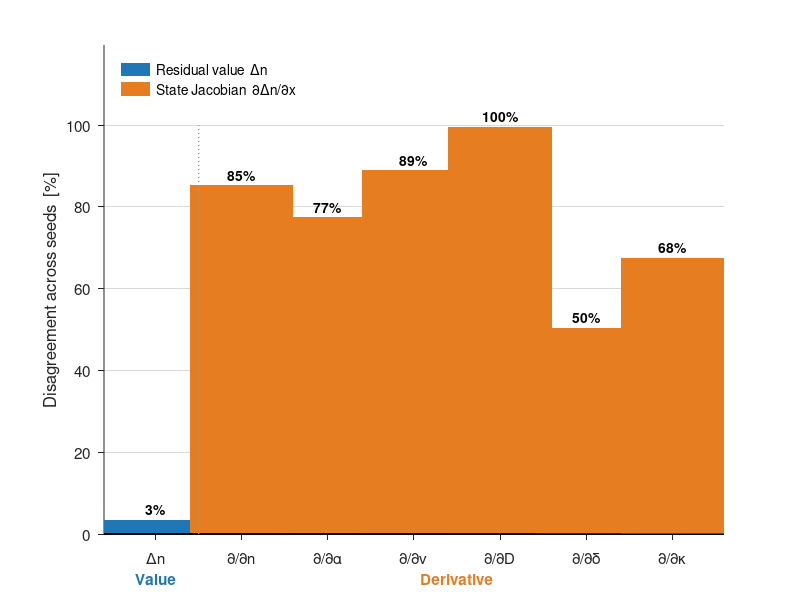

Recreate this plot in MATLAB.
% 시드 간 재현성 - 값은 식별되고 미분은 식별되지 않는다
%
% 메시지: 같은 데이터/구조로 초기값만 바꿔 학습한 모델들이
%         값은 거의 같고(3%), 미분은 제각각(67%)이다.
%         → 미분은 트럭의 물리가 아니라 학습의 우연이다. 그래서 주입하면 발산한다.
%
% 색: 파랑(값) / 주황(미분). 적록색약 안전. 초록/빨강 쓰지 말 것.

load('fig_seed_jacobian.mat')

VAL  = [0.12 0.47 0.71];      % 파랑 - 값
JAC  = [0.90 0.49 0.13];      % 주황 - 미분
y    = [dn_value, dn_jac(:)'];
lbl  = {'\Deltan', ...
        '\partial/\partialn', '\partial/\partial\alpha', '\partial/\partialv', ...
        '\partial/\partialD', '\partial/\partial\delta', '\partial/\partial\kappa'};

figure('Color','w','Position',[100 100 660 420]); hold on; box off
set(gca,'FontSize',11,'TickDir','out','YGrid','on', ...
        'GridColor',[.85 .85 .85],'GridAlpha',1,'Layer','bottom')

for i = 1:numel(y)
    c = VAL; if i > 1, c = JAC; end
    bar(i, y(i), 0.6, 'FaceColor', c, 'EdgeColor','none');
    text(i, y(i)+2.5, sprintf('%.0f%%', y(i)), 'HorizontalAlignment','center', ...
         'FontSize',10, 'FontWeight','bold');
end

% 값 / 미분 구분선
plot([1.5 1.5], [0 100], ':', 'Color',[.6 .6 .6], 'LineWidth',1);
text(1,   -11, 'Value',      'HorizontalAlignment','center', ...
     'FontSize',11,'FontWeight','bold','Color',VAL);
text(4.5, -11, 'Derivative', 'HorizontalAlignment','center', ...
     'FontSize',11,'FontWeight','bold','Color',JAC);

set(gca,'XTick',1:numel(y),'XTickLabel',lbl,'XLim',[0.4 numel(y)+0.6], ...
        'YLim',[0 max(y)*1.2])
ylabel('Disagreement across seeds  [%]')

h(1) = patch(nan,nan,VAL,'EdgeColor','none');
h(2) = patch(nan,nan,JAC,'EdgeColor','none');
legend(h, {'Residual value  \Deltan', 'State Jacobian  \partial\Deltan/\partialx'}, ...
       'Location','northwest','Box','off','FontSize',10);

fprintf('\n시드 %d개 / 샘플 %d개\n', n_seeds, n_samples);
fprintf('  값   Δn        : %.1f%%\n', dn_value);
fprintf('  미분 ∂Δn/∂x 평균: %.1f%%   →  %.0f배\n\n', ...
        mean(dn_jac), mean(dn_jac)/dn_value);
